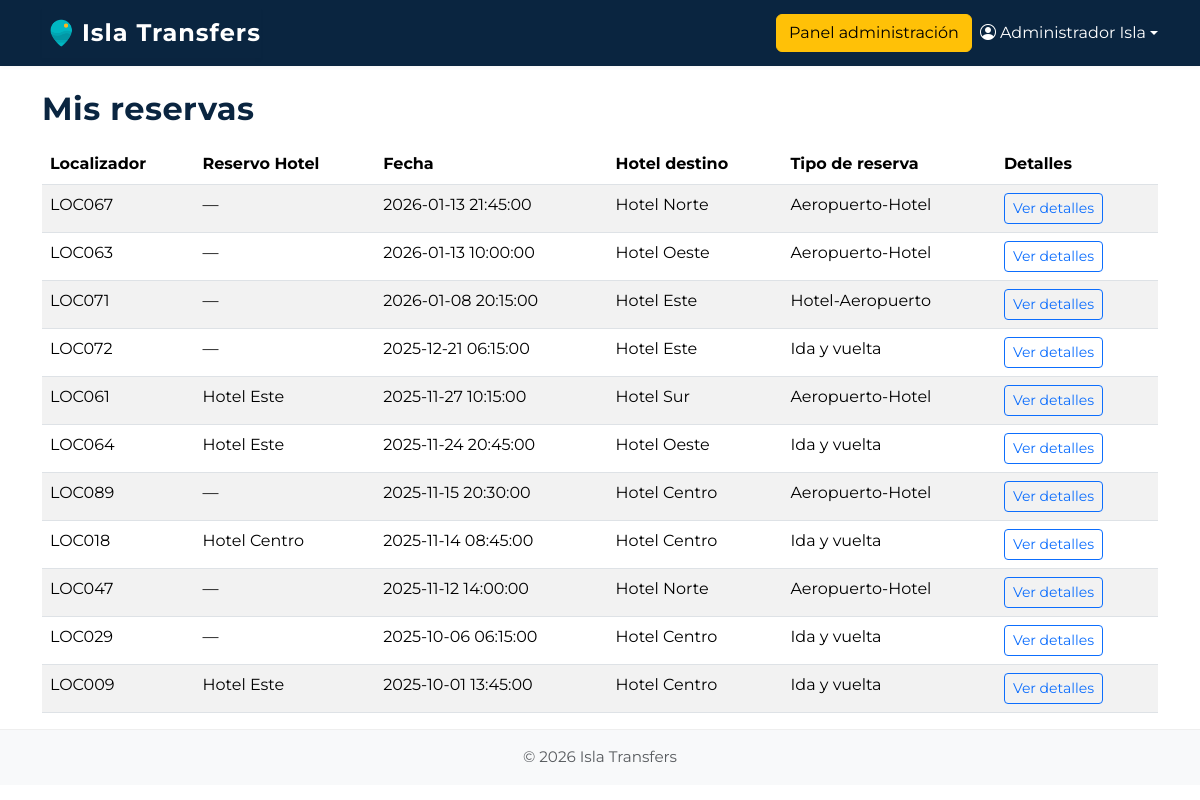
Screenshot of /user/misReservas (signed in) with the database file from the repository.
### tables this page shows
CREATE TABLE `transfer_reservas` (
  `id_reserva` int(11) NOT NULL,
  `localizador` varchar(100) NOT NULL,
  `id_hotel` int(11) DEFAULT NULL COMMENT 'Es el hotel que realiza la reserva',
  `id_tipo_reserva` int(11) NOT NULL,
  `id_viajero` int(11) NOT NULL,
  `fecha_reserva` datetime NOT NULL,
  `fecha_modificacion` datetime NOT NULL,
  `id_destino` int(11) NOT NULL,
  `fecha_entrada` date NULL,
  `hora_entrada` time NULL,
  `numero_vuelo_entrada` varchar(50) NOT NULL,
  `origen_vuelo_entrada` varchar(50) NULL,
  `hora_vuelo_salida` time NULL,
  `fecha_vuelo_salida` date NULL,
  `num_viajeros` int(11) NOT NULL,
  `id_vehiculo` int(11) NOT NULL
);

CREATE TABLE `transfer_hoteles` (
  `id_hotel` int(11) NOT NULL,
  `nombre` varchar(100) DEFAULT NULL,
  `id_zona` int(11) DEFAULT NULL,
  `comision` int(11) DEFAULT NULL,
  `usuario` varchar(100) NOT NULL UNIQUE,
  `email` varchar(100) NOT NULL UNIQUE,
  `password` varchar(255) NOT NULL
);

CREATE TABLE `transfer_tipo_reservas` (
  `id_tipo_reserva` int(11) NOT NULL,
  `descripcion` varchar(100) NOT NULL
);

### core/Controller.php (called while the page is built, shortened)
<?php
class Controller
{
    public function view($view, $data = [])
    {
        extract($data);
        require __DIR__ . "/../app/views/$view.php";
    }
}

### app/controllers/UserController.php (called while the page is built, shortened)
<?php
class UserController extends Controller
{
    public function misReservas()
    {
        $reservaModel = $this->model('Reserva');
        $misReservas = $reservaModel->getByViajeroIdWithDetails($_SESSION['user_id']);
        $this->view('user/misReservas', [
            'reservas' => $misReservas
        ]);
    }
}

### html/index.php (called while the page is built, shortened)
<?php
$router = new Router();
$router->route();

### app/models/Reserva.php (called while the page is built, shortened)
<?php
class Reserva extends Model
{
    public function getByViajeroIdWithDetails($id_viajero)
    {
        $db = $this->db();
        $stmt = $db->prepare("
        SELECT r.*,
               h.nombre AS hotel_nombre,
               d.nombre AS destino_hotel,
               t.descripcion AS tipo_reserva_nombre
        FROM transfer_reservas r
        LEFT JOIN transfer_hoteles h ON r.id_hotel = h.id_hotel
        LEFT JOIN transfer_hoteles d ON r.id_destino = d.id_hotel
        LEFT JOIN transfer_tipo_reservas t ON r.id_tipo_reserva = t.id_tipo_reserva
        WHERE r.id_viajero = ?
        ORDER BY r.fecha_reserva DESC
    ");
        $stmt->execute([$id_viajero]);
        return $stmt->fetchAll(PDO::FETCH_ASSOC);
    }
}

### app/views/user/misReservas.php (the view, shortened to what this page needs)
<?php require __DIR__ . '/../components/header.php'; ?>
<?php require __DIR__ . '/../components/navbar.php'; ?>
<div class="container mt-4">
    <h2>Mis reservas</h2>
    <table class="table table-striped table-hover mt-3">
        <thead>
            <tr>
                <th>Localizador</th>
                <th>Reservo Hotel</th>
                <th>Fecha</th>
                <th>Hotel destino</th>
                <th>Tipo de reserva</th>
                <th>Detalles</th>
            </tr>
        </thead>
        <tbody>
            <?php if (empty($reservas)): ?>
                <tr>
                    <td colspan="6" class="text-center">No tienes reservas registradas.</td>
                </tr>
            <?php else: ?>
                <?php foreach ($reservas as $reserva): ?>
                    <tr>
                        <td><?= htmlspecialchars($reserva['localizador']) ?></td>
                        <td><?= htmlspecialchars($reserva['hotel_nombre'] ?? '—') ?></td>
                        <td><?= htmlspecialchars($reserva['fecha_reserva']) ?></td>
                        <td><?= htmlspecialchars($reserva['destino_hotel'] ?? '—') ?></td>
                        <td><?= htmlspecialchars($reserva['tipo_reserva_nombre'] ?? '—') ?></td>
                        <td>
                            <a href="/user/verDetallesReserva/<?= $reserva['id_reserva'] ?>" class="btn btn-sm btn-outline-primary me-1">
                                Ver detalles
                            </a>
                        </td>
                    </tr>
                <?php endforeach; ?>
            <?php endif; ?>
        </tbody>
    </table>
</div>
<?php require __DIR__ . '/../components/footer.php'; ?>

### html/css/custom.css (style rules this page uses)
:root { --color-principal: #00b7c2; --color-header: #0a2540; --color-texto: #333; --color-bg: #fff; --color-navbar-bg: #0a2540; --color-footer-bg: var(--color-gris); --color-footer-text: #888; --color-acento: #ff6b6b; --color-enfasis: #ffb81c; --color-neutro: #f6e7d8; --color-gris: #6b7280; --color-fondo: #fff; }
body { font-family: "Montserrat", Arial, sans-serif; background-color: var(--color-fondo); color: var(--color-texto); }
h1, h2, h3 { color: var(--color-header); font-weight: 700; letter-spacing: 0.5px; }

### rows the page displays
transfer_reservas: localizador "LOC067", hotel_nombre "—", fecha_reserva "2026-01-13 21:45:00", id_destino.nombre "Hotel Norte", id_tipo_reserva.descripcion "Aeropuerto-Hotel"
transfer_reservas: localizador "LOC063", hotel_nombre "—", fecha_reserva "2026-01-13 10:00:00", id_destino.nombre "Hotel Oeste", id_tipo_reserva.descripcion "Aeropuerto-Hotel"
transfer_reservas: localizador "LOC071", hotel_nombre "—", fecha_reserva "2026-01-08 20:15:00", id_destino.nombre "Hotel Este", id_tipo_reserva.descripcion "Hotel-Aeropuerto"
transfer_reservas: localizador "LOC072", hotel_nombre "—", fecha_reserva "2025-12-21 06:15:00", id_destino.nombre "Hotel Este", id_tipo_reserva.descripcion "Ida y vuelta"
transfer_reservas: localizador "LOC061", id_hotel.nombre "Hotel Este", fecha_reserva "2025-11-27 10:15:00", id_destino.nombre "Hotel Sur", id_tipo_reserva.descripcion "Aeropuerto-Hotel"
transfer_reservas: localizador "LOC064", id_hotel.nombre "Hotel Este", fecha_reserva "2025-11-24 20:45:00", id_destino.nombre "Hotel Oeste", id_tipo_reserva.descripcion "Ida y vuelta"
transfer_reservas: localizador "LOC089", hotel_nombre "—", fecha_reserva "2025-11-15 20:30:00", id_destino.nombre "Hotel Centro", id_tipo_reserva.descripcion "Aeropuerto-Hotel"
transfer_reservas: localizador "LOC018", id_destino.nombre "Hotel Centro", fecha_reserva "2025-11-14 08:45:00", id_tipo_reserva.descripcion "Ida y vuelta"
transfer_reservas: localizador "LOC047", hotel_nombre "—", fecha_reserva "2025-11-12 14:00:00", id_destino.nombre "Hotel Norte", id_tipo_reserva.descripcion "Aeropuerto-Hotel"
transfer_reservas: localizador "LOC029", hotel_nombre "—", fecha_reserva "2025-10-06 06:15:00", id_destino.nombre "Hotel Centro", id_tipo_reserva.descripcion "Ida y vuelta"
transfer_reservas: localizador "LOC009", id_hotel.nombre "Hotel Este", fecha_reserva "2025-10-01 13:45:00", id_destino.nombre "Hotel Centro", id_tipo_reserva.descripcion "Ida y vuelta"

### other values shown
$_SESSION['user_name'] "Administrador Isla"
